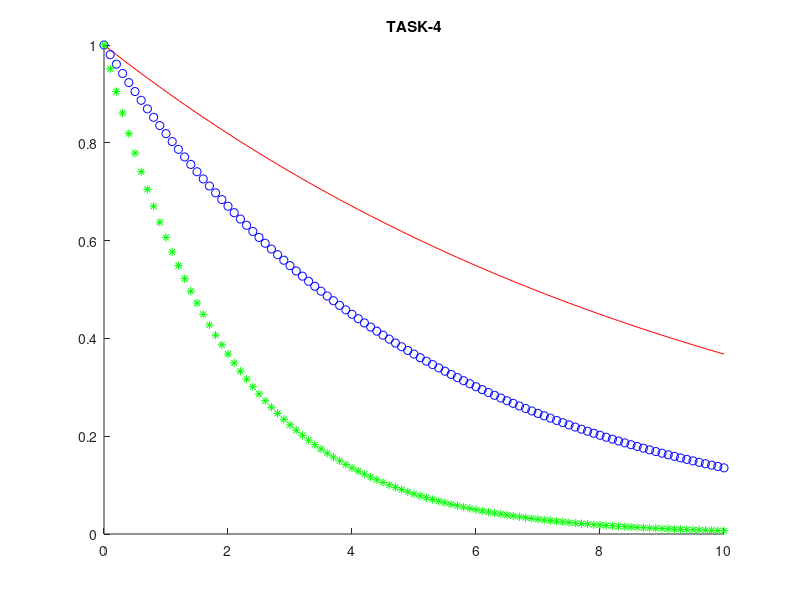

The MATLAB source for this figure:
t = 0:0.1:10;
y1 = exp(-0.1*t);
y2 = exp(-0.2*t);
y3 = exp(-0.5*t);
figure;
hold on;
title('TASK-4');
plot(t, y1, 'r-');
plot(t, y2, 'bo');
plot(t, y3, 'g*');